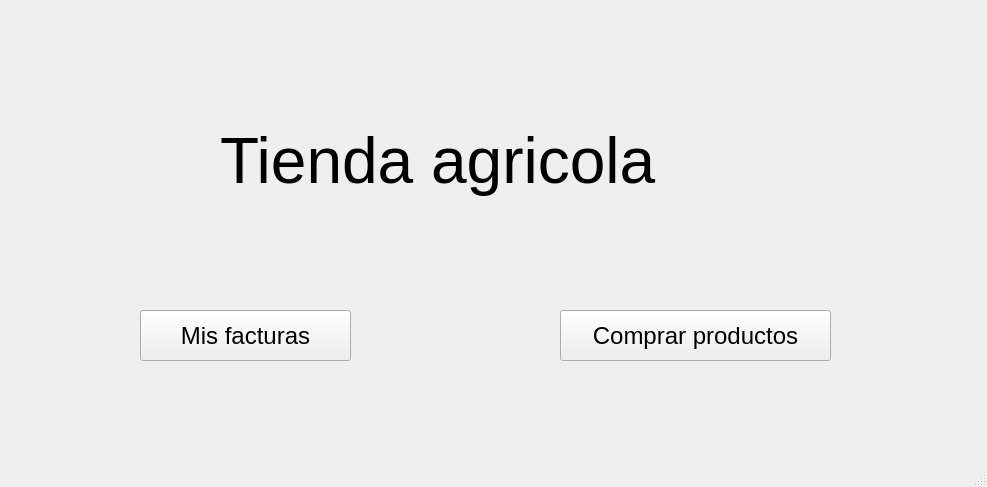
<?xml version="1.0" encoding="UTF-8"?>
<ui version="4.0">
 <class>MainWindow</class>
 <widget class="QMainWindow" name="MainWindow">
  <property name="geometry">
   <rect>
    <x>0</x>
    <y>0</y>
    <width>987</width>
    <height>487</height>
   </rect>
  </property>
  <property name="windowTitle">
   <string>MainWindow</string>
  </property>
  <widget class="QWidget" name="centralwidget">
   <widget class="QLabel" name="label">
    <property name="geometry">
     <rect>
      <x>220</x>
      <y>90</y>
      <width>541</width>
      <height>141</height>
     </rect>
    </property>
    <property name="font">
     <font>
      <pointsize>48</pointsize>
     </font>
    </property>
    <property name="text">
     <string>Tienda agricola </string>
    </property>
   </widget>
   <widget class="QPushButton" name="searchByIDButtom">
    <property name="geometry">
     <rect>
      <x>140</x>
      <y>310</y>
      <width>211</width>
      <height>51</height>
     </rect>
    </property>
    <property name="font">
     <font>
      <pointsize>18</pointsize>
     </font>
    </property>
    <property name="text">
     <string>Mis facturas</string>
    </property>
   </widget>
   <widget class="QPushButton" name="buyProductsButtom">
    <property name="geometry">
     <rect>
      <x>560</x>
      <y>310</y>
      <width>271</width>
      <height>51</height>
     </rect>
    </property>
    <property name="font">
     <font>
      <pointsize>18</pointsize>
     </font>
    </property>
    <property name="text">
     <string>Comprar productos</string>
    </property>
   </widget>
  </widget>
  <widget class="QStatusBar" name="statusbar"/>
 </widget>
 <resources/>
 <connections/>
</ui>
